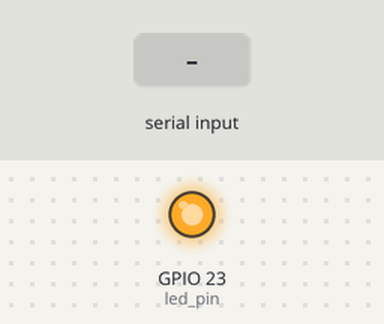
Bench run of a program on a simulated ESP32. On the bench: output pins drawn as LEDs (lit = HIGH). Dashed ring = blinking. The inputs (shaded band) are chosen by the test bench. What the program prints to the serial monitor is not drawn.

Above: at 3.8 s.
3.9 s: "5\n" received over Serial
At 5.0 s:
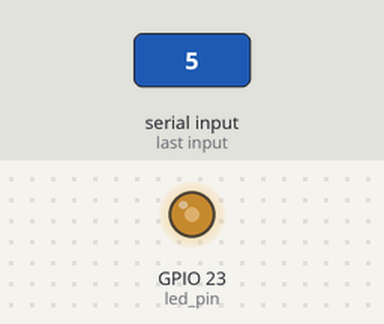
5.5 s: "90,45\n" received over Serial
At 5.81 s:
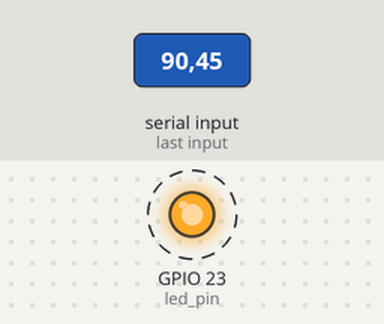
8.5 s: "30,150\n" received over Serial
10.0 s: "90\n" received over Serial
At 10.31 s:
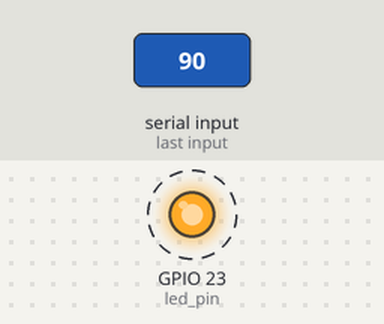
Timing chart, 0 to 14.0 s (numbered marks = the images above; inputs shaded):
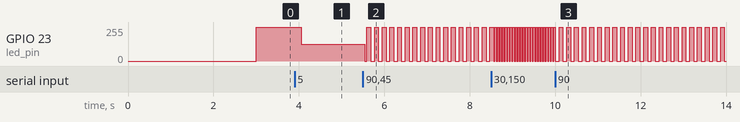

The program:

main.cpp
```cpp
#include <Arduino.h>
#include <stdlib.h>

#if CONFIG_FREERTOS_UNICORE
static const BaseType_t app_cpu = 0;
#else
static const BaseType_t app_cpu = 1;
#endif

static const int buffer_len = 30;
static int led_pin = GPIO_NUM_23;

int blink_period_ms = 1000;
int duty_cycle_percent = 50;


void blinkLED(void *parameter){
  while(1){
    digitalWrite(led_pin, HIGH);
    vTaskDelay(blink_period_ms/portTICK_PERIOD_MS);
    digitalWrite(led_pin, LOW);
    vTaskDelay(blink_period_ms/portTICK_PERIOD_MS);
  }
}

void getBlinkPeriod(void *parameter){
  char buffer[buffer_len];
  char current_char;
  size_t buffer_index = 0;

  memset(buffer,0,buffer_len);

  Serial.println("Enter new led period");
  while(1) {
    if(Serial.available() > 0){
      current_char = Serial.read();
      if(current_char == '\n') {
        blink_period_ms = atoi(buffer);
        Serial.print("Blink period set to ");
        Serial.print(blink_period_ms);

        memset(buffer, 0, buffer_len);
        buffer_index = 0;
      }
      else{
        if(buffer_index < buffer_len) {
          buffer[buffer_index] = current_char;
          buffer_index++;
        }
      }
    }
  }
}


void setup() {
  // put your setup code here, to run once:
  Serial.begin(9600);
  pinMode(led_pin, OUTPUT);

  vTaskDelay(3000/portTICK_PERIOD_MS);
  Serial.println("LED blink period Demo");

  xTaskCreatePinnedToCore(
    blinkLED,
    "Blink the LED",
    1024,
    NULL,
    1,
    NULL,
    app_cpu
  );
  xTaskCreatePinnedToCore(
    getBlinkPeriod,
    "Blink period CLI",
    1024,
    NULL,
    1,
    NULL,
    app_cpu
  );

  vTaskDelete(NULL);
}

void loop() {
  // put your main code here, to run repeatedly:
}
```

Measured:
- after the input at 5.5 s, GPIO 23 (led_pin): alternates 255/255 for 0.09 s and 0/255 for 0.09 s, starting at once
- after the input at 8.5 s, GPIO 23 (led_pin): alternates 255/255 for 0.03 s and 0/255 for 0.03 s, starting after 0.09 s
- after the input at 10.0 s, GPIO 23 (led_pin): alternates 255/255 for 0.09 s and 0/255 for 0.09 s, starting after 0.09 s
